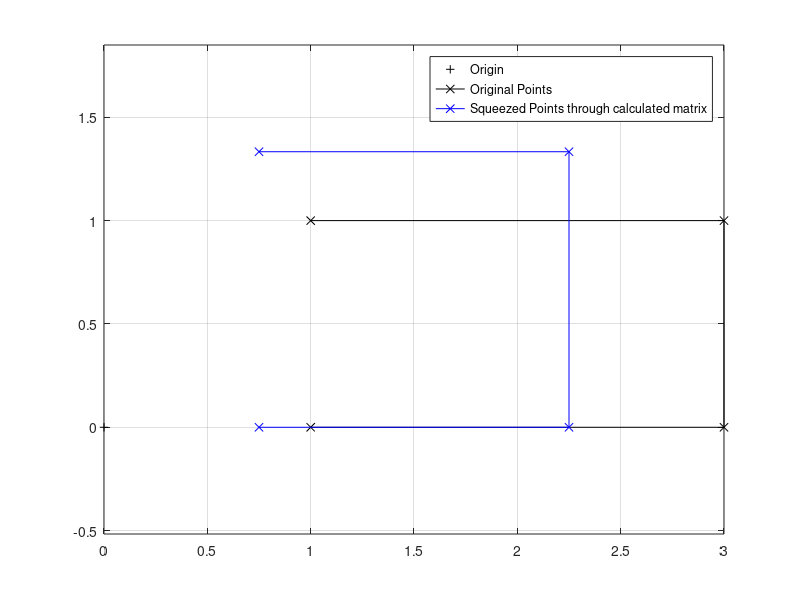

MATLAB code to generate this figure:
% Set up an array of points
x_points = [1,3,3,1];
y_points = [1,1,0,0];
points = [x_points; y_points];

coord_mat=[3/4,0;0,4/3]

for p = 1:size(points,2)
  coord_pts(:,p) = coord_mat * points(:,p);
end

% Plots
clf;
plot(0,0,'+k', 'DisplayName', 'Origin');
hold on; grid on;
plot(points(1,:), points(2,:), 'x-k', 'DisplayName', 'Original Points');
plot(coord_pts(1,:), coord_pts(2,:), 'x-b', 'DisplayName', 'Squeezed Points through calculated matrix');
legend show; axis equal;